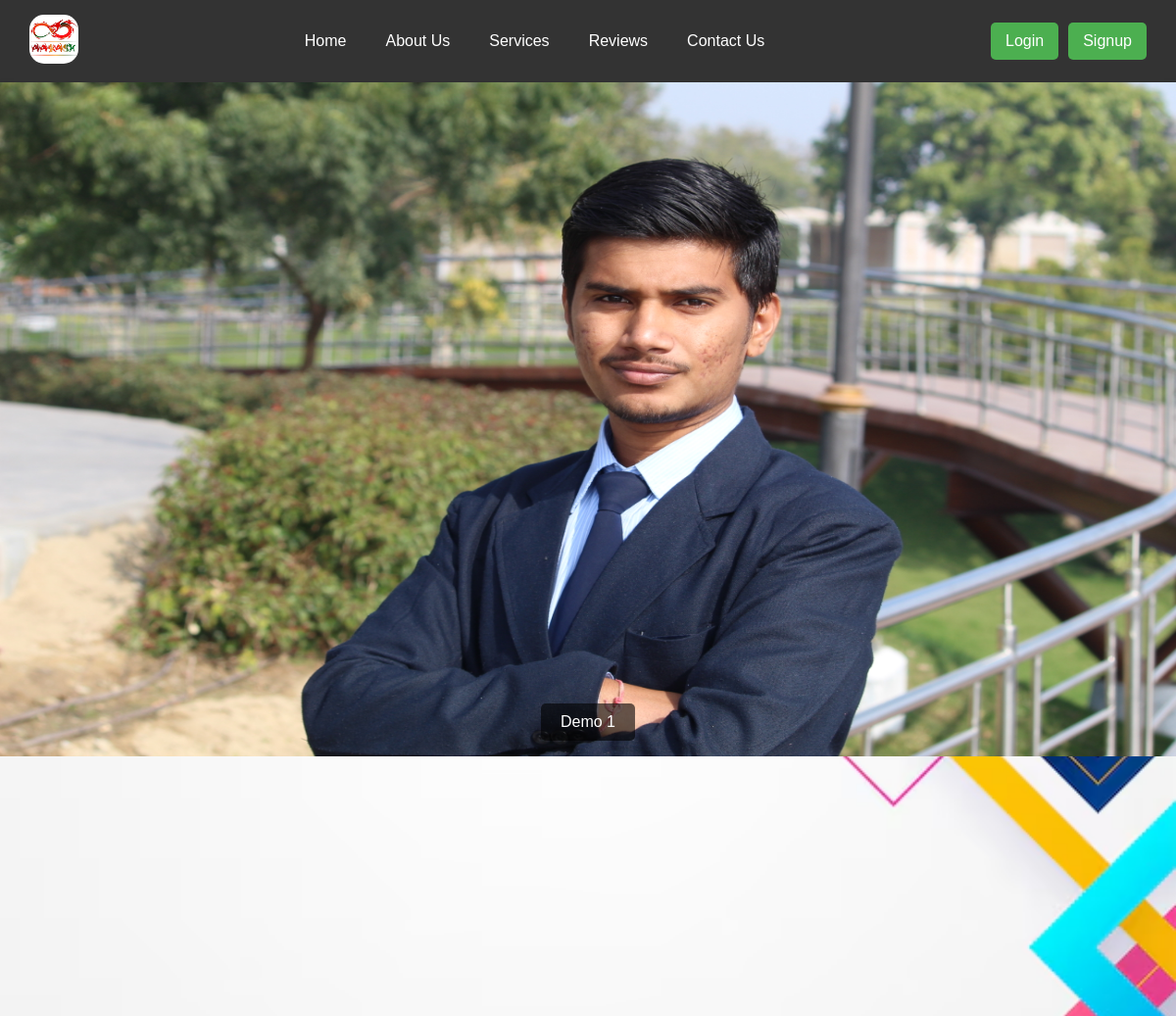
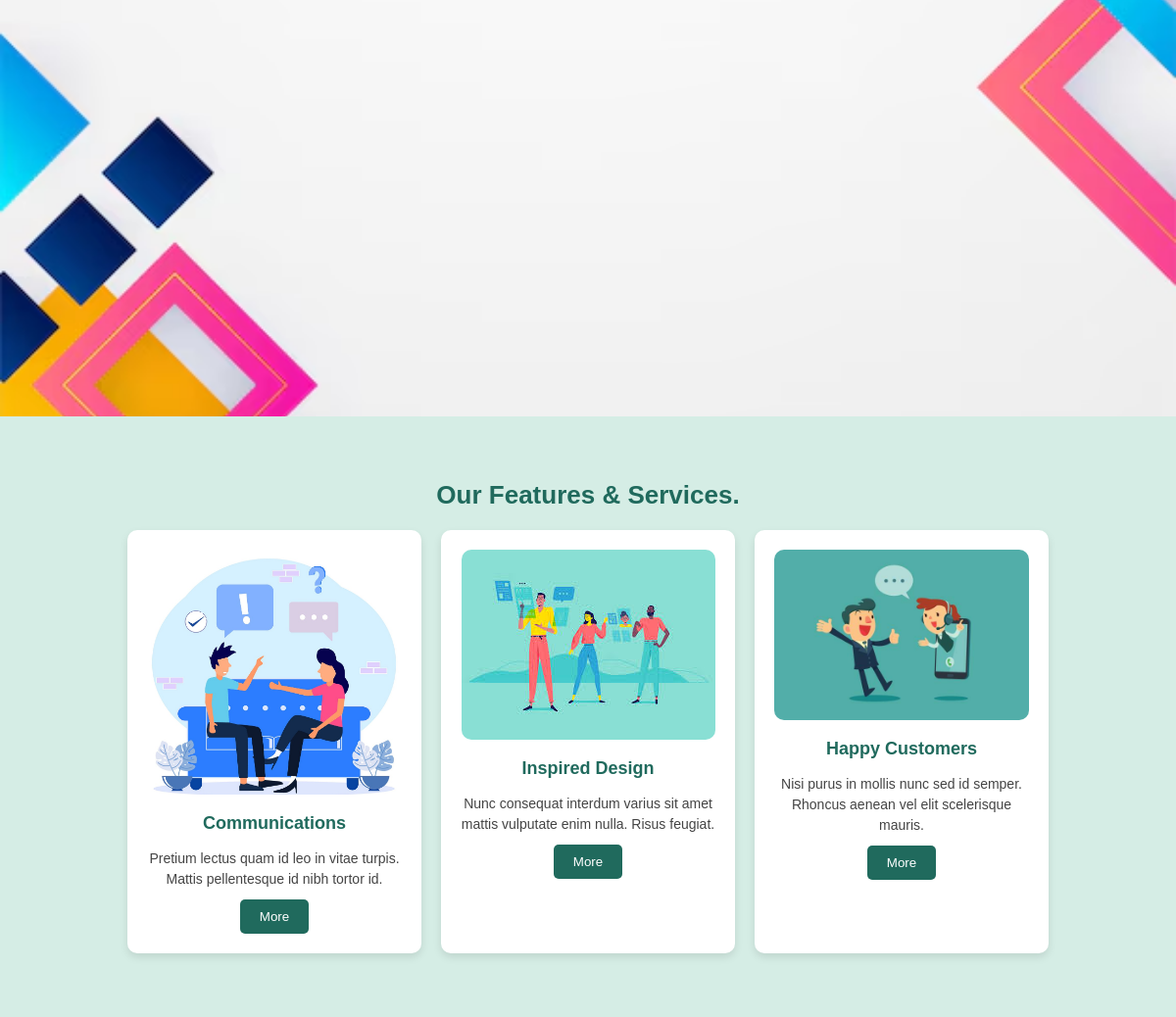
The page / on the database its author committed (2 pictures, top to bottom).
### accounts/models.py (models this page shows, shortened)
class SlideCarousel(models.Model):
    title = models.CharField(max_length=100, blank=True, null=True)
    description = models.TextField(blank=True, null=True)
    image = models.ImageField(upload_to='media/carousel_images/', blank=True, null=True)

class WebServices(models.Model):
    title = models.CharField(max_length=255, blank=True)
    description = models.TextField()
    image = models.ImageField(upload_to='media/webservices/', blank=True, null=True)

### accounts/views.py (the view)
# urls.py: path('', views.index_view, name='index'),
def index_view(request):
    carosels = SlideCarousel.objects.all()
    teams = TeamMember.objects.all()
    webservices = WebServices.objects.all()
    return render(request, 'accounts/index.html', {'carosels': carosels, 'teams': teams, 'webservices':webservices})

### accounts/templates/accounts/index.html (shortened to what this page needs)
{% extends "base.html" %}
{% load static %}
{% block stylesheet %}<link rel="stylesheet" href="{% static 'css/index.css' %}">{% endblock %}
{% block content %}
    <div class="carousel-container">
        <div class="carousel" id="carousel">
            {% for carosel in carosels %}
            <div class="slide">
                <img src="{{carosel.image.url}}" alt="Slide 1">
                <div class="text-overlay">{{ carosel.title }}</div>
            </div>
            {% endfor %}
        </div>
    </div>
    <div class="about-container">
    </div>
    <div class="container">
        <h2>Our Features & Services.</h2>
        <div class="features">
            {% for webservice in webservices %}
            <div class="feature-card">
                <img src="{{webservice.image.url}}" alt="Communications">
                <h3>{{webservice.title}}</h3>
                <p>{{webservice.description}}</p>
                <button>More</button>
            </div>
            {% endfor %}
            </div>
        </div>
{% endblock %}

### accounts/templates/base.html (shortened to what this page needs)
{% load static %}
<!DOCTYPE html>
<html lang="en">
<head>
    <link rel="stylesheet" href="{% static 'css/base.css' %}">
    {% block stylesheet %}<link rel="stylesheet" href="{% static 'css/base.css' %}">{% endblock %}
</head>
<body>
    <nav class="navbar">
        <div class="logo">
            <a href="{% url 'index' %}"><img src="{% static 'images/logo.png' %}" alt="AK Blogs Logo"></a>
        </div>
        <div class="nav-links">
            <a href="{% url 'index' %}">Home</a>
            <a href="#">About Us</a>
            <a href="#">Services</a>
            <a href="#">Reviews</a>
            <a href="#">Contact Us</a>
        </div>
        <div class="auth-buttons">
            <a href="{% url 'login' %}">Login</a>
            <a href="{% url 'register' %}">Signup</a>
        </div>
    </nav>
{% block content%}
{% endblock %}
</body>
</html>

### accounts/static/css/base.css (style rules this page uses)
* { margin: 0; padding: 0; box-sizing: border-box; }
body { font-family: Arial, sans-serif; }
.navbar { display: flex; justify-content: space-between; align-items: center; background: #333; padding: 15px 30px; }
.navbar .logo img { height: 50px; border-radius: 30%; }
.navbar .nav-links { display: flex; gap: 20px; }
.nav-links a { color: white; text-decoration: none; font-size: 16px; padding: 10px; }
.auth-buttons { display: flex; gap: 10px; }
.auth-buttons a { background: #4CAF50; color: white; padding: 10px 15px; border-radius: 5px; text-decoration: none; }

### accounts/static/css/index.css (style rules this page uses)
* { margin: 0; padding: 0; box-sizing: border-box; }
.carousel-container { width: 100%; height: 86vh; overflow: hidden; position: relative; box-shadow: 0 4px 8px rgba(0, 0, 0, 0.2); }
.carousel { display: flex; transition: transform 0.5s ease-in-out; }
.slide { min-width: 100%; position: relative; text-align: center; color: white; }
.slide img { width: 100%; height: 86vh; object-fit: fill; }
.text-overlay { position: absolute; bottom: 20px; left: 50%; transform: translateX(-50%); background: rgba(0, 0, 0, 0.6); padding: 10px 20px; border-radius: 5px; }
.about-container { position: relative; width: 100%; background: url('/static/images/bgabout.avif') no-repeat center center/cover; padding: 100px 20px; }
h2 { color: #333; margin-bottom: 20px; }
p { color: #666; line-height: 1.6; }
.container { background-color: #d5ede5; text-align: center; max-width: 1400px; margin: auto; padding: 65px 20px; }
h2 { color: #206a5d; font-size: 26px; margin-bottom: 10px; }
.features { display: flex; flex-wrap: wrap; justify-content: center; gap: 20px; margin-top: 20px; }
.feature-card { background: white; padding: 20px; border-radius: 10px; box-shadow: 0 4px 8px rgba(0, 0, 0, 0.1); max-width: 300px; text-align: center; }
.feature-card img { max-width: 100%; border-radius: 10px; }
.feature-card h3 { color: #206a5d; font-size: 18px; margin: 15px 0; }
.feature-card p { color: #444; font-size: 14px; line-height: 1.5; }
.feature-card button { background-color: #206a5d; color: white; padding: 10px 20px; border: none; border-radius: 5px; cursor: pointer; margin-top: 10px; }

### rows shown on the page
SlideCarousel: image (picture), title "Demo 1"
WebServices: image (picture), title "Communications", description "Pretium lectus quam id leo in vitae turpis. Mattis pellentesque id nibh tortor id."
WebServices: image (picture), title "Inspired Design", description "Nunc consequat interdum varius sit amet mattis vulputate enim nulla. Risus feugiat."
WebServices: image (picture), title "Happy Customers", description "Nisi purus in mollis nunc sed id semper. Rhoncus aenean vel elit scelerisque mauris."
